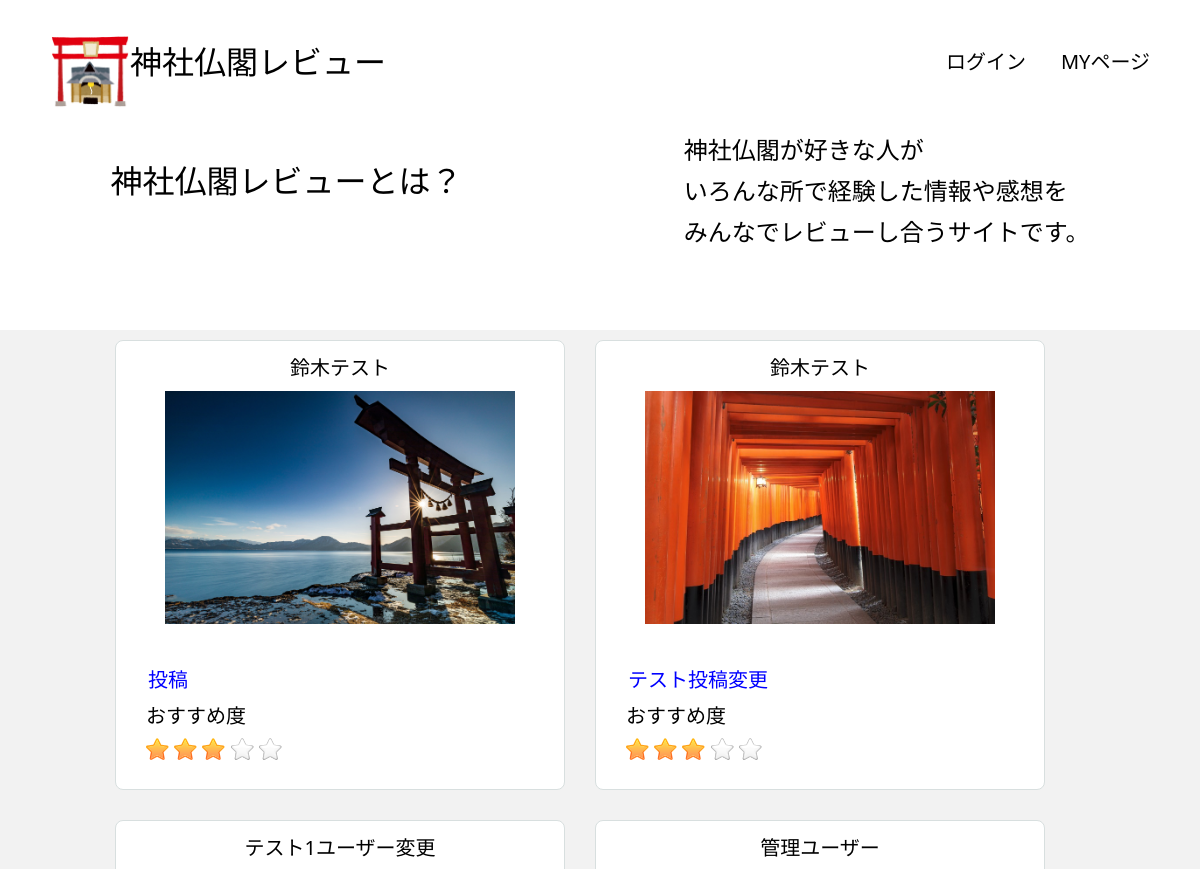
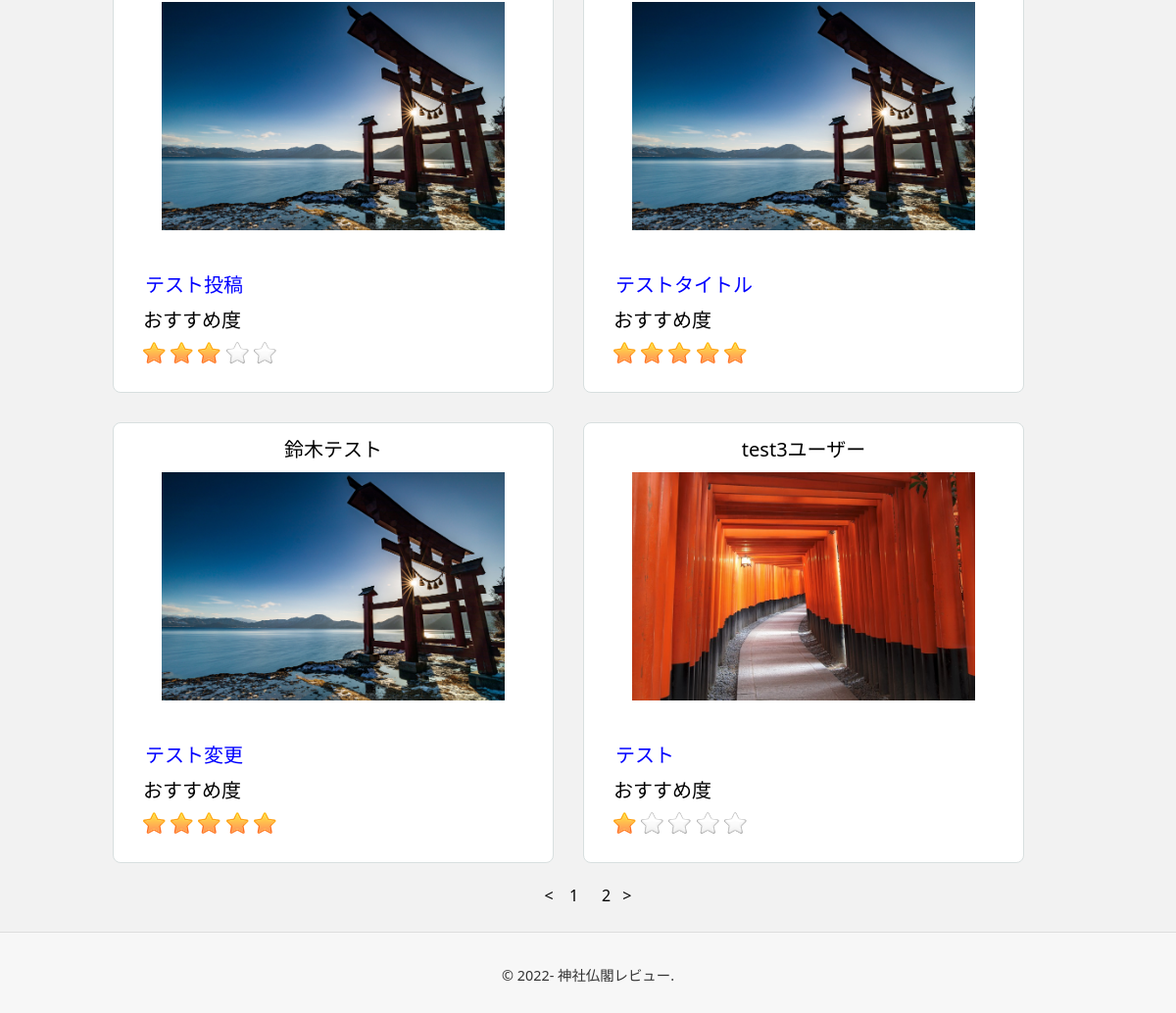
The page / on the database its author committed (2 pictures, top to bottom).
### tables this page shows
CREATE TABLE `shrines_review` (
  `id` int(11) NOT NULL,
  `title` varchar(255) NOT NULL,
  `recommends` int(11) NOT NULL,
  `description` text NOT NULL,
  `image` varchar(255) NOT NULL,
  `created_at` datetime NOT NULL DEFAULT CURRENT_TIMESTAMP,
  `updated_at` datetime NOT NULL DEFAULT CURRENT_TIMESTAMP ON UPDATE CURRENT_TIMESTAMP,
  `user_id` int(11) NOT NULL
);

CREATE TABLE `users` (
  `id` int(11) UNSIGNED NOT NULL,
  `name` varchar(64) NOT NULL,
  `email` varchar(255) NOT NULL,
  `password` varchar(255) NOT NULL,
  `created_at` datetime DEFAULT CURRENT_TIMESTAMP,
  `updated_at` datetime DEFAULT CURRENT_TIMESTAMP ON UPDATE CURRENT_TIMESTAMP,
  `reset_date` datetime DEFAULT NULL,
  `secret_key` varchar(255) DEFAULT NULL,
  `role` int(11) NOT NULL DEFAULT '0' COMMENT '管理者=1\r\n一般＝０'
);

### public/index.php (called while the page is built, shortened)
<?php
$parse = parse_url($_SERVER['REQUEST_URI']);
if (mb_substr($parse['path'], -1) === '/') {
    $parse['path'] .= $_SERVER['SCRIPT_NAME'];
}
require_once ROOT_PATH.'Views'.$parse['path'];

### functions.php (called while the page is built, shortened)
<?php
function h($str)
{
    return htmlspecialchars($str, ENT_QUOTES, 'UTF-8');
}

### Models/Db.php (called while the page is built, shortened)
<?php
class Db
{
    protected function __construct($dbh = null)
    {
        $host = DB_HOST;
        $dbname = DB_NAME;
        $user = DB_USER;
        $pass = DB_PASS;
        $dsn = "mysql:host=$host;dbname=$dbname;charset=utf8";
        if (!$dbh) {
            try {
                $this->dbh = new PDO($dsn, $user, $pass, [
                    PDO::ATTR_ERRMODE => PDO::ERRMODE_EXCEPTION,
                    PDO::ATTR_DEFAULT_FETCH_MODE => PDO::FETCH_ASSOC,
                ]);
            } catch (PDOException $e) {
                echo '接続失敗'.$e->getMessage();
                exit();
            }
        } else {
            $this->dbh = $dbh;
        }
    }
}

### Controllers/ShrineController.php (called while the page is built, shortened)
<?php
require_once ROOT_PATH.'Models/Shrine.php';
class ShrineController
{
    private $Shrine;
    public function __construct()
    {
        $this->Shrine = new Shrine();
    }
    public function reviewFindAll()
    {
        $page = 0;
        $reviews = $this->Shrine->findAll($page);
        $reviews_count = $this->Shrine->countAll();
        $params = [
            'reviews' => $reviews,
            'pages' => $reviews_count / 6,
        ];
        return $params;
    }
}

### Models/Shrine.php (called while the page is built, shortened)
<?php
require_once ROOT_PATH.'/Models/Db.php';
class Shrine extends Db
{
    public function findAll($page = 0): array
    {
        $sql = 'SELECT u.name AS user_name, s.*
                FROM Shrines_review AS s
                JOIN users AS u on u.id = s.user_id
                ORDER BY id DESC';
        $sql .= ' LIMIT 6 OFFSET '.(6 * $page);
        $sth = $this->dbh->prepare($sql);
        $sth->execute();
        $result = $sth->fetchAll(PDO::FETCH_ASSOC);
        return $result;
    }
    public function countAll(): int
    {
        $sql = 'SELECT count(*) as count FROM Shrines_review';
        $sth = $this->dbh->prepare($sql);
        $sth->execute();
        $count = $sth->fetchColumn();
        return $count;
    }
}

### Views/index.php (the view, shortened to what this page needs)
<?php
require_once '../functions.php';
require_once ROOT_PATH.'Controllers/ShrineController.php';
$Shrine = new ShrineController();
$result = $Shrine->reviewFindAll();
$reviews = $result['reviews'];
$pages = $result['pages'];
?>
<!DOCTYPE html>
<html lang="en">
<head>
    <link rel="stylesheet" href="https://use.fontawesome.com/releases/v5.15.4/css/all.css">
    <link href="https://cdn.jsdelivr.net/npm/bootstrap@5.0.2/dist/css/bootstrap.min.css" rel="stylesheet">
    <link rel="stylesheet" href="/css/sanitize.css">
    <link rel="stylesheet" href="/css/style.css">
</head>
<body>
    <?php
    include 'templates/header.php'; ?>
    <div class="top-content">
        <h1>神社仏閣レビューとは？</h1>
        <p>神社仏閣が好きな人が<br>いろんな所で経験した情報や感想を<br>みんなでレビューし合うサイトです。</p>
    </div>
    <main class="top_box">
        <?php foreach ((array) $reviews as $review): ?>
        <div class=tweetBox>
            <div class="tweetUser">
                <a class="userName" href="./User/mypage.php?id=<?php echo h($review['user_id']); ?>"><?php echo h($review['user_name']); ?></a>
            </div>
            <div class=tweetFlex>
                <div class="tweetImage">
                    <img src="<?php echo h($review['image']); ?>" alt="...">
                </div>
                <div class="tweetText">
                    <p class="tweetTitle" ><a href="./Posts/post.show.php?id=<?php echo h($review['id']); ?>"><?php echo h($review['title']); ?></a></p>
                    <p class="tweetLevel">おすすめ度</p>
                        <div class="raty" name="<?php echo h($review['recommends']); ?>"></div>
                    <form class="good_count" action="" method="POST">
                        <button type="button" name="good" class="good_btn" data-review_id="<?php echo h($review['id']); ?>" data-user_id="<?php echo h($_SESSION['login_user']['id']); ?>">
                        </button>
                    </form>
                </div>
            </div>
        </div>
        <?php endforeach; ?>
    </main>
    <div class="pagingBox">
        <div class='paging'><
                <?php
                for ($i = 0; $i <= $pages; ++$i) {
                    if (isset($_GET['page']) && $_GET['page'] == $i) {
                        echo $i + 1;
                    } else {
                        echo "<a href='?page=".$i."'>".($i + 1).'</a>';
                    }
                }
                ?>>
        </div>
    </div>
    <?php
    include ROOT_PATH.'Views/templates/footer.php'; ?>
</body>
</html>

### Views/templates/header.php (shortened to what this page needs)
<?php
require_once '../functions.php';
?>
<header class="page_header motion">
    <h1><a class="wrapper" href="../index.php"><img  class="logo" src="/img/tatemono_jinja.png" alt="画像">神社仏閣レビュー</a></h1>
    <nav>
        <ul class="main_nav">
            <?php if (!isset($_SESSION['login_user'])):?>
                <li><a href="login.php">ログイン</a></li>
            <?php endif; ?>
            <li><a href="../User/mypage.php?id=<?php echo h($_SESSION['login_user']['id']); ?>">Myページ</a></li>
        </ul>
    </nav>
</header>

### Views/templates/footer.php
<footer>
    <div class="outer">
        <div class="reserved">
            <p>&copy; 2022- 神社仏閣レビュー.</p>
        </div>
    </div>
</footer>

### public/css/sanitize.css (style rules this page uses)
html { cursor: default; line-height: 1.5; -moz-tab-size: 4; tab-size: 4; -webkit-tap-highlight-color: transparent ; -ms-text-size-adjust: 100%; -webkit-text-size-adjust: 100%; word-break: break-word; }
body { margin: 0; }
h1 { font-size: 2em; margin: 0.67em 0; }
main { display: block; }
nav ol, nav ul { list-style: none; padding: 0; }
a { background-color: transparent; }
audio, canvas, iframe, img, svg, video { vertical-align: middle; }
img { border-style: none; }
button, input, select { margin: 0; }
button { overflow: visible; text-transform: none; }
button, [type="button"], [type="reset"], [type="submit"] { -webkit-appearance: button; }
a, area, button, input, label, select, summary, textarea, [tabindex] { -ms-touch-action: manipulation; touch-action: manipulation; }

### public/css/style.css (style rules this page uses)
html { font-size: 100%; }
body { line-height: 1.7; color: black; margin: 0 auto; background-color: #f2f2f2; }
a { color: black; text-decoration: none; }
li { color: black; }
img { max-width: 100%; max-height: 100%; }
header h1 { padding: 0; color: black; text-decoration: none; }
header h1 a { text-decoration: none; color: black; }
.main_nav { display: flex; font-size: 1.25rem; text-transform: uppercase; margin-top: 45px; list-style: none; }
.logo { width: 80px; margin-top: 14px; text-decoration: none; }
.main_nav li { margin-left: 35px; }
.main_nav a { text-decoration: none; color: black; }
.page_header { display: flex; justify-content: space-between; background-color: white; padding: 0 50px; width: 100%; }
.wrapper { text-decoration: none; }
.top-content { width: 100%; height: 200px; background-color: white; display: flex; justify-content: space-around; }
.top-content h1 { margin: 0; }
.top-content p { font-size: 24px; }
.top_box { width: 1000px; margin-top: 20px; margin: 0 auto; display: flex; flex-wrap: wrap; }
.tweetBox { margin: 0 auto; padding: 0 10px; height: 450px; width: 450px; border: 1px solid #d8dfdf; border-radius: 8px; margin: 10px 15px 20px 15px; background-color: white; }
.tweetFlex { width: 100%; margin: 0 auto; }
.tweetTitle { color: blue; font-size: 1.25rem; margin: 2px; }
.tweetTitle a { color: blue; }
.tweetLevel { color: black; font-size: 1.25rem; margin-bottom: 2px; }
.tweetUser { padding: 10px; height: 50px; font-size: 1.25rem; display: flex; justify-content: space-around; }
.userName { padding: 0; margin: 0; color: black; }
.tweetImage { height: 250px; width: 350px; margin: 0 auto; text-align: center; }
.tweetText { width: 100%; padding: 20px; }
.pagingBox { margin: 0 auto; height: 50px; width: 1000px; display: flex; justify-content: center; }
.paging a { margin: 0 auto; text-align: center; padding: 2px; margin: 0 10px; color: black; }
h1 { text-align: center; padding: 1em 0; }
form { padding: 0 1.5em; }
.raty { float: left; }
.good_count { margin-bottom: 5px; display: flex; justify-content: space-between; padding: 0; }
.good_btn { border: none; background-color: white; font-size: 1.25rem; margin-left: 80px; }
footer { border-top: 1px solid #ddd; background-color: #f7f7f7; padding: 10px 0; }
footer .outer { width: 90%; margin: auto; font-size: 0.9rem; display: flex; justify-content: center; }
footer .reserved { padding-top: 2%; color: #333; }

### rows shown on the page
shrines_review: user.name "鈴木テスト", image (picture), title "投稿"
shrines_review: user.name "鈴木テスト", image (picture), title "テスト投稿変更"
shrines_review: user.name "テスト1ユーザー変更", image (picture), title "テスト投稿"
shrines_review: user.name "管理ユーザー", image (picture), title "テストタイトル"
shrines_review: user.name "鈴木テスト", image (picture), title "テスト変更"
shrines_review: user.name "test3ユーザー", image (picture), title "テスト"
